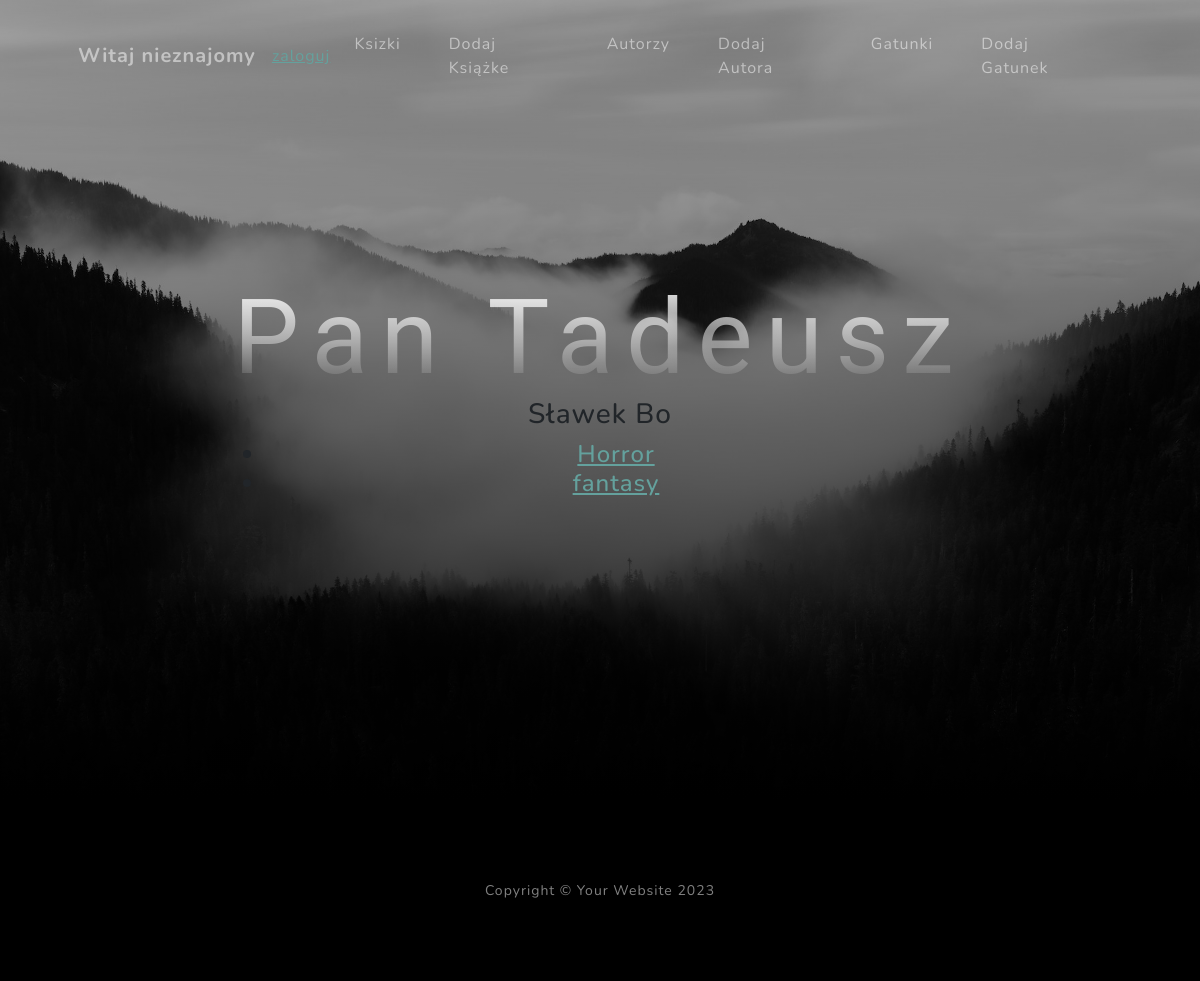
The page /detailBook/2/ on the database its author committed.
### polka/models.py (models this page shows, shortened)
class Book(models.Model):
    title = models.CharField(max_length=50)
    authors = models.ForeignKey(Author, on_delete=models.CASCADE)
    genres = models.ManyToManyField(Genre)

class Author(models.Model):
    first_name = models.CharField(max_length=50)
    last_name = models.CharField(max_length=50)
    def __str__(self):
        return f'{self.first_name} {self.last_name}'

class Genre(models.Model):
    name = models.CharField(max_length=50)
    def get_absolute_url(self):
        return reverse('detail_genre', args=(self.id,))
    def __str__(self):
        return self.name

### polka/views.py (the view)
# urls.py: path('detailBook/<int:pk>/', views.DetailBookView.as_view(), name='detail_book'),
class DetailBookView(View):
    def get(self, request, pk):
        book = Book.objects.get(pk=pk)
        return render(request, 'detail_book_view.html', {'book': book})

### templates/detail_book_view.html
{% extends 'index.html' %}
{% block zawartosc %}
    <h1>{{ book.title }}</h1>
    <h3> {{ book.authors }}</h3>
    <h4>
    {% include 'list.html' with object_list=book.genres.all %}
    </h4>
{% endblock %}

### templates/list.html
<ul>
    {% for obj in object_list %}
        <li><a href="{{ obj.get_absolute_url }}"> {{ obj }}</a></li>
    {% endfor %}
</ul>

### rows shown on the page
Book: title "Pan Tadeusz", authors "Sławek Bo"
Genre: name "Horror"
Genre: name "fantasy"
